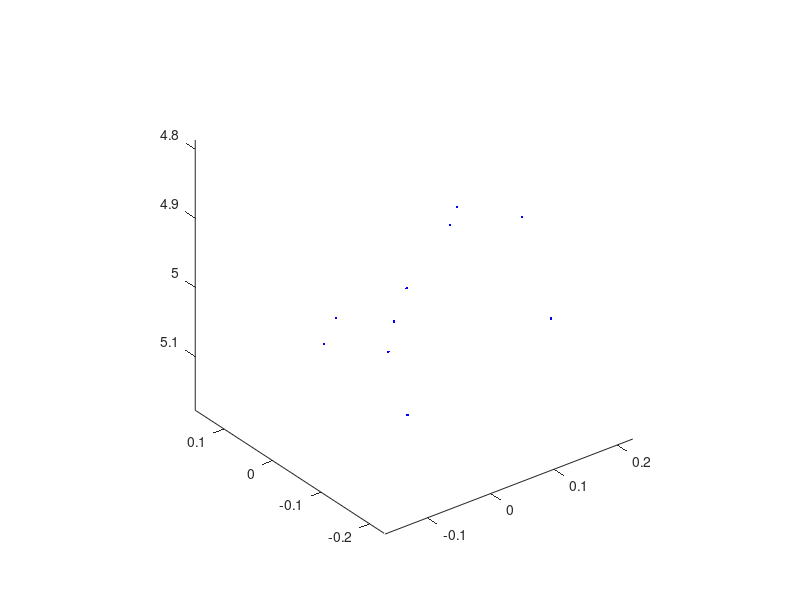

This figure's MATLAB source: (Note: this script raises an error after producing the figure.)
% lander_pf script
% Bonney and Parisi

% GOAL: Initialize particles for particle filter localization and perform 
% motion update step for each particle.

clc, clearvars, close all

%%%%% USER INPUTS
ocean_depth = 20;      % approximate ocean depth known before deployment (m) 
num_particles = 10;     % num of particles to use in estimation


%%%%% IMMUTABLE PARAMETERS

% Time
p.t_max = 1000;         % in seconds, maximum time to run the simulation
p.delta_t = 0.2;        % in seconds, time step as we move through the simulation

% Knowns
p.sound_speed = 1500; % (m/s) constant for now, will need this for range measurement later
p.ocean_depth = ocean_depth; % approximate ocean depth known before deployment (m) 
p.total_bottom_time = 60; % estimated total bottom time in seconds
p.avg_descent_veloc = 0.5; % descent velocity (m/s)
p.avg_ascent_veloc = -0.5; % ascent velocity (m/s)
p.num_particles = num_particles;

% Uncertainties
p.descent_std_dev = 0.1; % (m/s)
p.position_std_dev = 0.1; % (m)
p.velocity_std_dev = 0.01; % (m/s)

%%%%% OTHER PARAMETERS

% Initial State
ship_x = 0; % Ship latitude at launch
ship_y = 0; % Ship longitude at launch


%%%%% INITIALIZE PARTICLES

%initial_x = ship_x + p.position_std_dev * randn(p.num_particles, 1);
%initial_y = ship_y + p.position_std_dev * randn(p.num_particles, 1);
%initial_z = 5 + p.position_std_dev * randn(p.num_particles, 1);
%initial_u = p.velocity_std_dev * randn(p.num_particles, 1);
%initial_v = p.velocity_std_dev * randn(p.num_particles, 1);
%initial_w = p.avg_descent_veloc + p.descent_std_dev * randn(p.num_particles, 1);
initial_x = ship_x + normrnd(0, p.position_std_dev, num_particles, 1);
initial_y = ship_y + normrnd(0, p.position_std_dev, num_particles, 1);
initial_z = 5 + normrnd(0, p.position_std_dev, num_particles, 1);
initial_u = normrnd(0, p.velocity_std_dev, num_particles, 1);
initial_v = p.velocity_std_dev * randn(p.num_particles, 1);
initial_w = p.avg_descent_veloc + normrnd(0,p.descent_std_dev,num_particles,1);



initial_mode = zeros(p.num_particles, 1); % descending, on bottom, ascending, on surface
initial_bottom_time = zeros(p.num_particles, 1);

% define State (hold all particles)
state = struct('x', [], 'y', [], 'z', [], 'u', [], 'v', [], 'w', [], 'weight', [], 'mode', [], 'bottom_time', []);
state.x = initial_x;
state.y = initial_y;
state.z = initial_z;
state.u = initial_u;
state.v = initial_v;
state.w = initial_w;
state.mode = initial_mode;
state.bottom_time = initial_bottom_time;
state.finished_particles = 0;

% Plot initial particle state
plot3(state.x,state.y,state.z,'b.')
set(gca, 'ZDir', 'reverse');
axis equal
hold on

disp('displaying particles')
pause(5)


%%%%% RUN PARTICLE FILTER SIMULATION 
disp('running particle filter')
for t=0:p.delta_t:p.t_max

    % motion update (update all states)
    state = motion_update(state,p);

    % measurement update
    

    % cull and resample particles


    % visualize and pause
    plot3(state.x,state.y,state.z,'r.'), hold off
    pause(0.01)

    % kill sim for any reason
    if state.finished_particles == p.num_particles
        break
    end

end

%%%%% OUTPUTS
disp('simulation ended!')
final_particle_pose_x = mean(state.x);
final_particle_pose_y = mean(state.y);
final_particle_pose_z = mean(state.z);
fprintf('The estimated position is x = %.2f, y = %.2f, z = %.2f\n',final_particle_pose_x, final_particle_pose_y, final_particle_pose_z)
